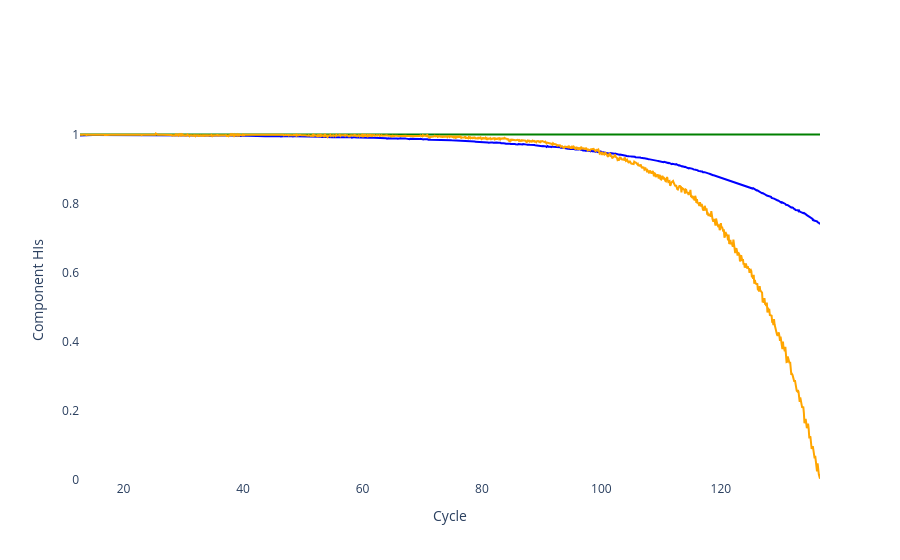

Notebook code for this chart:
### Code cell
drawId = 2
curTimeDraw = timeDraw[drawId]
hi1Draw = hiEnv1["Reac"][drawId]
hi2Draw = hiEnv1["Sep"][drawId]
hi3Draw = hiEnv1["Strip"][drawId]
hiSysDraw = hiEnv1["Sys"][drawId]

draw2DMultipleY_plotly(xCoor = curTimeDraw, yCoor = [hi1Draw, hi2Draw, hi3Draw], title = None, xLabel = "Cycle", yLabel = "Component HIs", color = ["blue", "green", "orange"], useLegend= False, yLim = [0,1.1])

### Figure 1 — Plotly figure (JSON) as saved in the notebook; plotly's stock layout.template omitted (floating-point values rounded to 4 significant figures; data arrays with more than 128 entries replaced by an {"elided": "..."} marker saying what was removed)
{"data": [{"line": {"color": "blue"}, "mode": "lines", "type": "scatter", "x": {"elided": "1239 float values"}, "y": {"elided": "1239 float values"}}, {"line": {"color": "green"}, "mode": "lines", "type": "scatter", "x": {"elided": "1239 float values"}, "y": {"elided": "1239 float values"}}, {"line": {"color": "orange"}, "mode": "lines", "type": "scatter", "x": {"elided": "1239 float values"}, "y": {"elided": "1239 float values"}}], "layout": {"paper_bgcolor": "white", "plot_bgcolor": "white", "showlegend": false, "title": {}, "xaxis": {"title": {"text": "Cycle"}}, "yaxis": {"range": [0, 1.1], "title": {"text": "Component HIs"}}}}
